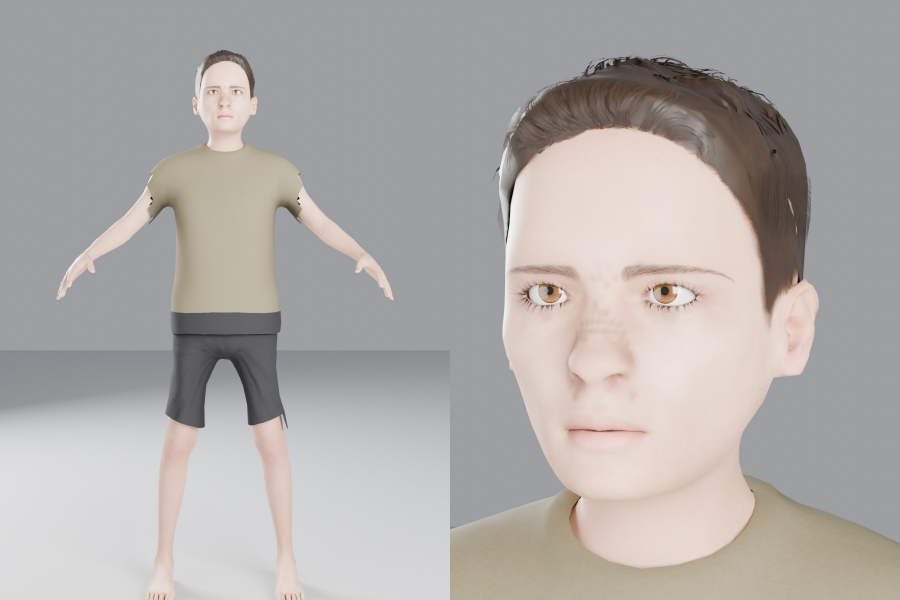
#> input picture videos/lucas_poder/lucas_previa_v1.jpg, 1800 x 1200 px (shown at 1/2 size)
$ python -i pos2.py   (imports and definitions only)
#> lines starting #> are read from the running program, lines starting #| are printed output that depends on the picture
#!/usr/bin/env python3
"""Pós-processamento da v2 "Perseguição" (estilo "edit" de carros): sobe 720x1280 -> 1080x1920 e aplica, na batida:
brilho (bloom) nas luzes, clarões, escurecida antes da queda, aberração cromática, soco de zoom, borrão de varrida nos cortes, glitch curto, cor (teal/laranja), vinheta e grão.
Novidade da v2: o trecho "calmo" (o impasse) dessatura, escurece e tira a aberração, para a segunda queda ter contraste.
Os tempos vêm do edl2.json (gerado por exportar2.mjs a partir de js/planos2.js): uma fonte da verdade.
uso: python3 pos2.py <quadros_720> <saida_1080> [--edl edl2.json --w 1080 --h 1920 --proc 4 --so i,j,k]"""
import sys, os, json, math, numpy as np
from PIL import Image
from scipy.ndimage import gaussian_filter, uniform_filter1d
from multiprocessing import Pool

def arg(n, d): return sys.argv[sys.argv.index('--' + n) + 1] if '--' + n in sys.argv else d
W, H, NPROC = int(arg('w', 1080)), int(arg('h', 1920)), int(arg('proc', 4))
ENT, SAI = sys.argv[1], sys.argv[2]
# [1 line not run here, left out]
# [1 line that did not run here, left out]
# [1 line that did not run here, left out]

def pulso(x, k): return math.exp(-k * x) if x >= 0 else 0.0
def rampa(bt, a, b, f=0.25):                                               # 0 fora de [a,b]; sobe e desce suavemente nas bordas (f = fração de cada borda)
    if not (a <= bt < b): return 0.0
    e = max((b - a) * f, 1e-6); x = min((bt - a) / e, (b - bt) / e, 1.0); return x * x * (3 - 2 * x)

def params(i):
    t = i / FPS; bt = t / B; ph = bt - math.floor(bt)
    forte = any(a <= bt < b for a, b in FX['forte']); calmo = max([rampa(bt, a, b) for a, b in FX['calmo']] + [0.0])
    clarao = sum(f * pulso(t - b * B, k) for b, f, k in CLARAO)
    pre = 0.0
    for a, b in FX['preto']:
        if a <= bt < b: pre = min(1.0, (bt - a) / ((b - a) * 0.7))        # escurece antes da queda e fica preto até o clarão
    ca = 1.0 + (3.5 * pulso(ph, 10) if not forte else 8.5 * pulso(ph, 9)) + 14 * sum(f * pulso(t - b * B, 14) for b, f, _ in CLARAO)
    ca = ca * (1 - 0.8 * calmo)
    zoom = 1.0 + (0.045 if forte else 0.02) * pulso(ph, 9) * (1 - calmo) + sum(0.07 * f * pulso(t - b * B, 8) for b, f, _ in CLARAO if f >= 0.55)
    varr = 0.0                                                             # borrão de varrida: ±2 quadros ao redor dos cortes marcados
    for c in VARRIDAS:
        d = (t - c * B) * FPS
        if -2.2 <= d <= 2.2: varr = max(varr, 1 - abs(d) / 2.4)
    gl = 0
    for b in GLITCH:
        d = int(round((t - b * B) * FPS))
        if 0 <= d < 3: gl = 3 - d
    cor = np.zeros(3)                                                      # estroboscópio colorido leve na queda
    if forte:
        h = bt * 2; p = h - math.floor(h); f = 0.10 * pulso(p, 8); cor = np.array([1.0, 0.12, 0.16]) * f if int(math.floor(h)) % 2 == 0 else np.array([0.15, 0.35, 1.0]) * f
    return dict(clarao=min(1, clarao), pre=pre, ca=ca, zoom=zoom, varr=varr, glitch=gl, cor=cor * (1 - calmo), calmo=calmo, t=t)

def curva(x):                                                              # contraste suave e cor: sombras azul-esverdeadas, luzes quentes
    lum = (0.2126 * x[..., 0] + 0.7152 * x[..., 1] + 0.0722 * x[..., 2])[..., None]
    x = 0.5 + (x - 0.5) * 1.10
    x = x + np.array([-0.012, 0.010, 0.026]) * (1 - np.clip(lum * 3, 0, 1)) + np.array([0.030, 0.012, -0.014]) * np.clip(lum - 0.45, 0, 1)
    lum = (0.2126 * x[..., 0] + 0.7152 * x[..., 1] + 0.0722 * x[..., 2])[..., None]
    return lum + (x - lum) * 1.16

def processar(i):
    f = os.path.join(ENT, 'f%05d.jpg' % i)
    if not os.path.exists(f): return
    P = params(i); im = Image.open(f).convert('RGB'); w0, h0 = im.size
    if P['zoom'] > 1.001:                                                  # soco: recorta o centro e amplia
        cw, chh = w0 / P['zoom'], h0 / P['zoom']; im = im.crop(((w0 - cw) / 2, (h0 - chh) / 2, (w0 + cw) / 2, (h0 + chh) / 2))
    im = im.resize((W, H), Image.LANCZOS); x = np.asarray(im, np.float32) / 255.0
    if P['varr'] > 0.02:                                                   # borrão de varrida (horizontal)
        L = int(8 + 150 * P['varr']); x = uniform_filter1d(x, L, axis=1, mode='nearest')
    if P['glitch']:                                                        # fatias deslocadas + separação RGB forte
        r = np.random.default_rng(i * 7 + 3); y = 0
        while y < H:
            hh = int(r.integers(30, 190))
            if r.random() < 0.55: s = int(r.integers(-90, 90)); x[y:y + hh] = np.roll(x[y:y + hh], s, axis=1)
            y += hh
        P['ca'] += 10
    s = int(round(P['ca']))                                                # aberração cromática: R e B deslocados em sentidos opostos
    if s > 0: x[..., 0] = np.concatenate([x[:, :s, 0], x[:, :-s, 0]], axis=1); x[..., 2] = np.concatenate([x[:, s:, 2], x[:, -s:, 2]], axis=1)
    hl = np.clip((x - 0.60) / 0.40, 0, 1) * x; pq = Image.fromarray((np.clip(hl, 0, 1) * 255).astype(np.uint8)).resize((W // 4, H // 4), Image.BILINEAR)    # brilho (bloom) em 1/4 de resolução
    q = np.asarray(pq, np.float32) / 255.0; b1 = gaussian_filter(q, (2.2, 2.2, 0)); b2 = gaussian_filter(q, (8, 8, 0))
    up = lambda a: np.asarray(Image.fromarray((np.clip(a, 0, 1) * 255).astype(np.uint8)).resize((W, H), Image.BILINEAR), np.float32) / 255.0
    x = x + (1 - 0.4 * P['calmo']) * (0.95 * up(b1) + 0.75 * up(b2))
    x = curva(np.clip(x, 0, 1.6))
    if P['calmo'] > 0.001:                                                 # o impasse: dessatura e escurece
        lum = (0.2126 * x[..., 0] + 0.7152 * x[..., 1] + 0.0722 * x[..., 2])[..., None]; k = P['calmo']
        x = (lum + (x - lum) * (1 - 0.55 * k)) * (1 - 0.18 * k)
    yy, xx = np.mgrid[0:H, 0:W]; r2 = ((xx - W / 2) / (W / 2)) ** 2 + ((yy - H / 2) / (H / 2)) ** 2; x *= (1 - (0.30 + 0.12 * P['calmo']) * np.clip(r2, 0, 1.6))[..., None]      # vinheta
    x = x + P['cor'][None, None, :]
    x = x + np.random.default_rng(i).normal(0, 0.016, (H, W, 1)).astype(np.float32)                                                       # grão
    x = np.clip(x, 0, 1)
    x = x * (1 - P['pre'])                                                 # escurece antes da queda
    x = x + (1 - x) * P['clarao']                                          # clarão branco na batida
    Image.fromarray((np.clip(x, 0, 1) * 255 + 0.5).astype(np.uint8)).save(os.path.join(SAI, 'f%05d.jpg' % i), quality=94, subsampling=0)

# [7 lines not run here, left out]

>>> import cv2
>>> picture = cv2.imread('../lucas_poder/lucas_previa_v1.jpg', cv2.IMREAD_GRAYSCALE)
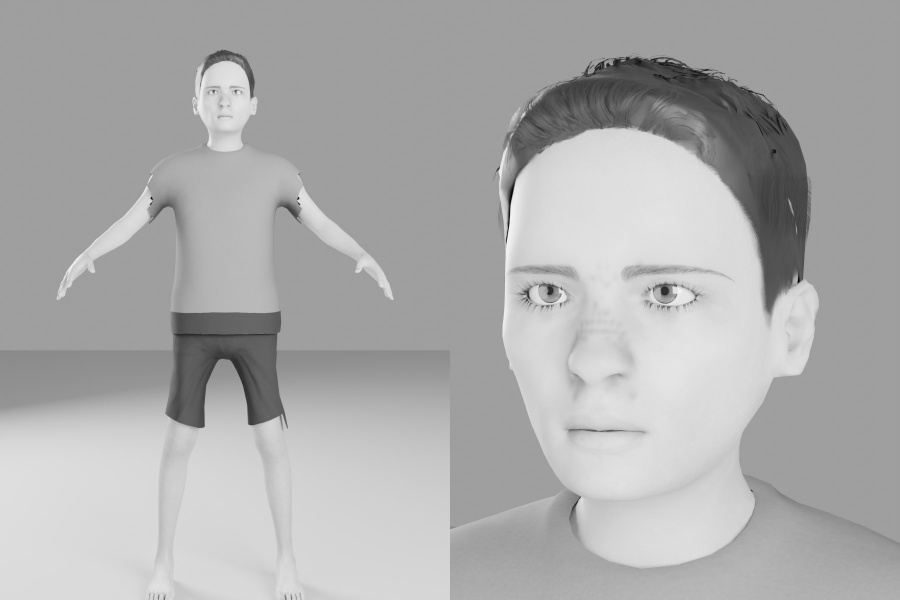
#> picture: shape (1200, 1800) (shown at 1/2 size); min 0, max 247, mean 172.8
#> (the run stopped early here; a loop or call above may not have finished)
